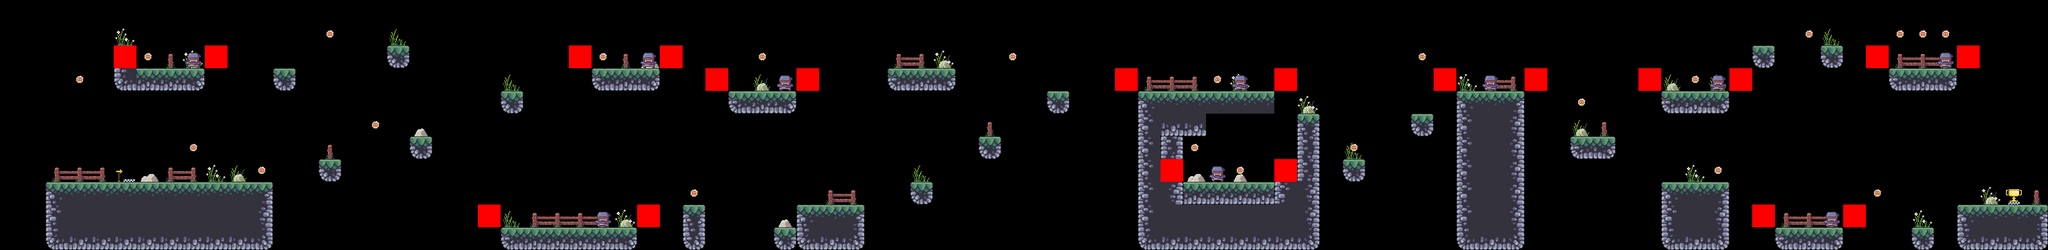

A level layout from a 2D game, rendered from its tile map. Below: a short description, then the map file with tile-grid data replaced by summaries:
An orthogonal 90x11 tile map with 64x64 px tiles, 6 tile layers (terrain, decorations, constraints, coins, ...), 5 tilesets.

<map version="1.10" tiledversion="1.10.1" orientation="orthogonal" renderorder="right-down" width="90" height="11" tilewidth="64" tileheight="64" infinite="0" nextlayerid="7" nextobjectid="1">
 <tileset firstgid="1" source="../tilesets/terrain_tiles.tsx" />
 <tileset firstgid="17" source="../tilesets/decorations.tsx" />
 <tileset firstgid="33" source="../tilesets/checks.tsx" />
 <tileset firstgid="35" source="../tilesets/coin_tiles.tsx" />
 <tileset firstgid="37" source="../tilesets/enemy_tile.tsx" />
 <layer id="1" name="terrain" width="90" height="11">
  <data>[990 cells, 162 non-empty, 16 distinct tile ids]</data>
 </layer>
 <layer id="2" name="decorations" width="90" height="11">
  <data>[990 cells, 58 non-empty, 10 distinct tile ids]</data>
 </layer>
 <layer id="6" name="constraints" width="90" height="11">
  <data>[990 cells, 20 non-empty, 1 distinct tile ids]</data>
 </layer>
 <layer id="4" name="coins" width="90" height="11">
  <data>[990 cells, 23 non-empty, 1 distinct tile ids]</data>
 </layer>
 <layer id="5" name="enemies" width="90" height="11">
  <data>[990 cells, 10 non-empty, 1 distinct tile ids]</data>
 </layer>
 <layer id="3" name="checks" width="90" height="11">
  <data>[990 cells, 2 non-empty, 2 distinct tile ids]</data>
 </layer>
</map>
